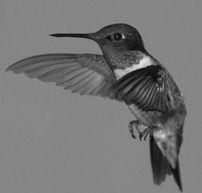
%> input picture Images/hum.jpg, 202 x 193 px
$ octave morer.m   (GNU Octave 9; MATLAB toolbox functions it lacks are replaced by stand-ins)
%> lines starting %> are read from the running program, lines starting %| are printed output that depends on the picture
clc;
clear all;
close all;
a=imread('D:\Sri\DIP images\hum.jpg');
%> a is the input picture: size 193x202 uint8; min 0, max 232, mean 118.3
subplot(2,5,1)
imshow(a);
title('Original image');
b=strel('diamond',50)
c=imerode(a,b);
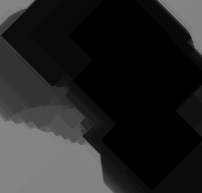
%> c: size 193x202 uint8; min 0, max 132, mean 37.7
subplot(2,5,2)
imshow(c);
title('Diamond image');
d=strel('disk',5,4)
e=imerode(a,d)
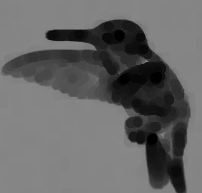
%> e: size 193x202 uint8; min 0, max 137, mean 101.4
subplot(2,5,3)
imshow(e);
title('Disk image');
f=strel('line',9,90)
g=imerode(a,f)
subplot(2,5,4)
imshow(g);
title('Line image');
h=strel('octagon',9)
i=imerode(a,h)
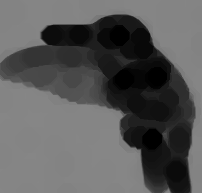
%> i: size 193x202 uint8; min 0, max 134, mean 89.3
subplot(2,5,5)
imshow(i);
title('Octagon image');
j=strel('pair',[3 3])
k=imerode(a,j)
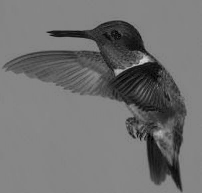
%> k: size 193x202 uint8; min 0, max 208, mean 113.7
subplot(2,5,6)
imshow(k);
title('Pair image');
l=strel('periodicline',2,[1 -2])
m=imerode(a,l)
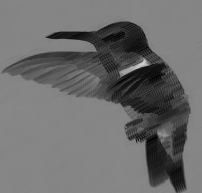
%> m: size 193x202 uint8; min 0, max 208, mean 108.9
subplot(2,5,7)
imshow(m);
title('Periodicline image');
n=strel('rectangle',[3 5])
o=imerode(a,n)
subplot(2,5,8)
imshow(o);
title('Rectangle image');
p=strel('square',5)
q=imerode(a,p)
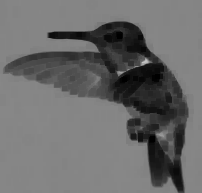
%> q: size 193x202 uint8; min 0, max 195, mean 107.2
subplot(2,5,9)
imshow(q);
title('Square mage');
r=strel('ball',15,5)
s=imerode(a,r)
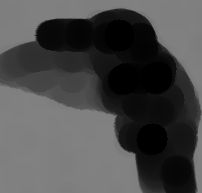
%> s: size 193x202 uint8; min 0, max 130, mean 74.6
subplot(2,5,10)
imshow(s);
title('Ball image');
